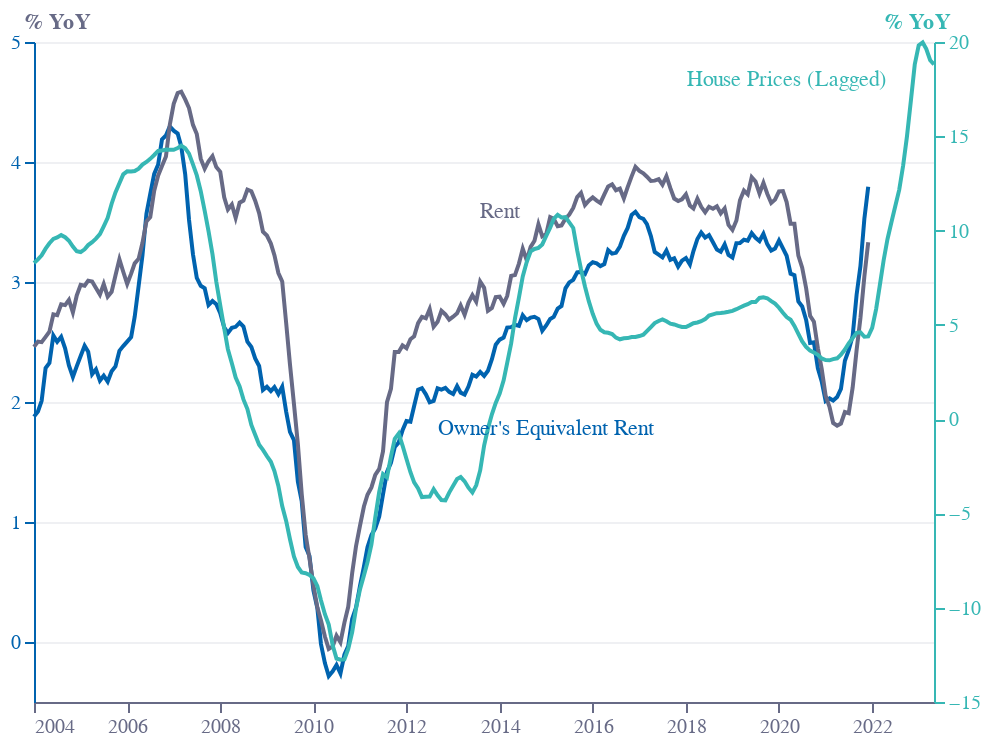

Here is the notebook cell this chart was saved with:
### Code cell
base = alt.Chart(f6).encode(
    x=alt.X(
        "date:T",
        sort=[],
        axis=alt.Axis(
            grid=False,
            titleAlign="center",
            titleAnchor="middle",
            title="",
            titleY=-15,
            titleX=207,
            labelColor=colors["eco-gray"],
            titleColor=colors["eco-gray"],
            tickColor=colors["eco-gray"],
            domainColor=colors["eco-gray"],
            tickCount=10,
            orient="bottom",
            labelAngle=0,
        ),
    )
)
line = base.mark_line().encode(
    color=alt.Color(
        "indicator:N",
        legend=None,
        scale=alt.Scale(
            range=[
                colors["eco-turquiose"],
                colors["eco-mid-blue"],
                colors["eco-gray"],
            ]
        ),
    ),
)
line1 = line.transform_filter("datum.indicator!='House Prices (Lagged)'").encode(
    y=alt.Y(
        "value:Q",
        sort=[],
        axis=alt.Axis(
            gridColor=colors["eco-gray"],
            gridOpacity=0.1,
            title="% YoY",
            titleX=-5,
            titleY=-5,
            titleBaseline="bottom",
            titleAngle=0,
            tickCount=6,
            titleAlign="left",
            labelColor=colors["eco-mid-blue"],
            titleColor=colors["eco-gray"],
            tickColor=colors["eco-mid-blue"],
            domainColor=colors["eco-mid-blue"],
        ),
    )
)
line2 = line.transform_filter("datum.indicator=='House Prices (Lagged)'").encode(
    y=alt.Y(
        "value:Q",
        sort=[],
        axis=alt.Axis(
            gridColor=colors["eco-gray"],
            gridOpacity=0.1,
            title="% YoY",
            titleX=-25,
            titleY=-5,
            titleBaseline="bottom",
            titleAngle=0,
            tickCount=6,
            titleAlign="left",
            labelColor=colors["eco-turquiose"],
            titleColor=colors["eco-turquiose"],
            tickColor=colors["eco-turquiose"],
            domainColor=colors["eco-turquiose"],
        ),
    )
)

labels = (
    alt.Chart(
        pd.DataFrame(
            [
                {"date": "2015-01-01", "y": -0.5, "t": " Owner's Equivalent Rent"},
                {"date": "2020-03-01", "y": 18, "t": " House Prices (Lagged)"},
                {"date": "2014-01-01", "y": 11, "t": " Rent"},
            ]
        )
    )
    .mark_text()
    .encode(y="y:Q", x="date:T", text="t:N", color="t:N")
)
zeroline = (
    alt.Chart(pd.DataFrame([{"y": 0}]))
    .mark_rule(strokeWidth=1, strokeDash=[5, 5], opacity=0.4, color=colors["eco-gray"])
    .encode(y=alt.Y("y:Q"))
)
layer1 = (
    (((line1) + (line2 + labels)).properties(height=330, width=450))
    .configure_view(stroke=None)
    .properties(title="")
).resolve_scale(y="independent")
layer1.save("visualisation/" + f + ".json")
layer1.save("visualisation/" + f + ".png")
open("README.md", "a").write(readme)
layer1

### Figure 1 — Vega-Lite specification as saved in the notebook (floating-point values rounded to 4 significant figures; data arrays with more than 128 entries replaced by an {"elided": "..."} marker saying what was removed)
{"config": {"view": {"continuousWidth": 400, "continuousHeight": 300, "stroke": null}}, "layer": [{"data": {"name": "data-dee39ef0d453144be18631385339f45a"}, "mark": "line", "encoding": {"color": {"type": "nominal", "field": "indicator", "legend": null, "scale": {"range": ["#36B7B4", "#0063AF", "#676A86"]}}, "x": {"type": "temporal", "axis": {"domainColor": "#676A86", "grid": false, "labelAngle": 0, "labelColor": "#676A86", "orient": "bottom", "tickColor": "#676A86", "tickCount": 10, "title": "", "titleAlign": "center", "titleAnchor": "middle", "titleColor": "#676A86", "titleX": 207, "titleY": -15}, "field": "date", "sort": []}, "y": {"type": "quantitative", "axis": {"domainColor": "#0063AF", "gridColor": "#676A86", "gridOpacity": 0.1, "labelColor": "#0063AF", "tickColor": "#0063AF", "tickCount": 6, "title": "% YoY", "titleAlign": "left", "titleAngle": 0, "titleBaseline": "bottom", "titleColor": "#676A86", "titleX": -5, "titleY": -5}, "field": "value", "sort": []}}, "transform": [{"filter": "datum.indicator!='House Prices (Lagged)'"}]}, {"layer": [{"data": {"name": "data-dee39ef0d453144be18631385339f45a"}, "mark": "line", "encoding": {"color": {"type": "nominal", "field": "indicator", "legend": null, "scale": {"range": ["#36B7B4", "#0063AF", "#676A86"]}}, "x": {"type": "temporal", "axis": {"domainColor": "#676A86", "grid": false, "labelAngle": 0, "labelColor": "#676A86", "orient": "bottom", "tickColor": "#676A86", "tickCount": 10, "title": "", "titleAlign": "center", "titleAnchor": "middle", "titleColor": "#676A86", "titleX": 207, "titleY": -15}, "field": "date", "sort": []}, "y": {"type": "quantitative", "axis": {"domainColor": "#36B7B4", "gridColor": "#676A86", "gridOpacity": 0.1, "labelColor": "#36B7B4", "tickColor": "#36B7B4", "tickCount": 6, "title": "% YoY", "titleAlign": "left", "titleAngle": 0, "titleBaseline": "bottom", "titleColor": "#36B7B4", "titleX": -25, "titleY": -5}, "field": "value", "sort": []}}, "transform": [{"filter": "datum.indicator=='House Prices (Lagged)'"}]}, {"data": {"name": "data-95d6bd3dc2e679019ee22c7e91f46ac3"}, "mark": "text", "encoding": {"color": {"type": "nominal", "field": "t"}, "text": {"type": "nominal", "field": "t"}, "x": {"type": "temporal", "field": "date"}, "y": {"type": "quantitative", "field": "y"}}}]}], "height": 330, "resolve": {"scale": {"y": "independent"}}, "title": "", "width": 450, "$schema": "https://vega.github.io/schema/vega-lite/v4.8.1.json", "datasets": {"data-dee39ef0d453144be18631385339f45a": {"elided": "665 records"}, "data-95d6bd3dc2e679019ee22c7e91f46ac3": [{"date": "2015-01-01", "y": -0.5, "t": " Owner's Equivalent Rent"}, {"date": "2020-03-01", "y": 18.0, "t": " House Prices (Lagged)"}, {"date": "2014-01-01", "y": 11.0, "t": " Rent"}]}}
